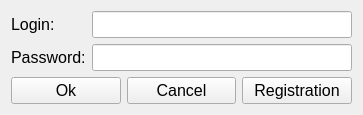
<?xml version="1.0" encoding="UTF-8"?>
<ui version="4.0">
 <class>LoginForm</class>
 <widget class="QWidget" name="LoginForm">
  <property name="geometry">
   <rect>
    <x>0</x>
    <y>0</y>
    <width>363</width>
    <height>114</height>
   </rect>
  </property>
  <property name="windowTitle">
   <string>Form</string>
  </property>
  <layout class="QVBoxLayout" name="verticalLayout" stretch="1,0">
   <item>
    <layout class="QFormLayout" name="formLayout">
     <item row="0" column="0">
      <widget class="QLabel" name="loginLab">
       <property name="font">
        <font>
         <pointsize>12</pointsize>
        </font>
       </property>
       <property name="text">
        <string>Login:</string>
       </property>
      </widget>
     </item>
     <item row="1" column="0">
      <widget class="QLabel" name="passwordLab">
       <property name="font">
        <font>
         <pointsize>12</pointsize>
        </font>
       </property>
       <property name="text">
        <string>Password:</string>
       </property>
      </widget>
     </item>
     <item row="0" column="1">
      <widget class="QLineEdit" name="loginEdit">
       <property name="font">
        <font>
         <pointsize>12</pointsize>
        </font>
       </property>
      </widget>
     </item>
     <item row="1" column="1">
      <widget class="QLineEdit" name="passwordEdit">
       <property name="font">
        <font>
         <pointsize>12</pointsize>
        </font>
       </property>
       <property name="echoMode">
        <enum>QLineEdit::Password</enum>
       </property>
      </widget>
     </item>
    </layout>
   </item>
   <item>
    <layout class="QHBoxLayout" name="horizontalLayout">
     <item>
      <widget class="QPushButton" name="okBut">
       <property name="font">
        <font>
         <pointsize>12</pointsize>
        </font>
       </property>
       <property name="text">
        <string>Ok</string>
       </property>
      </widget>
     </item>
     <item>
      <widget class="QPushButton" name="cancelBut">
       <property name="font">
        <font>
         <pointsize>12</pointsize>
        </font>
       </property>
       <property name="text">
        <string>Cancel</string>
       </property>
      </widget>
     </item>
     <item>
      <widget class="QPushButton" name="registrationBut">
       <property name="font">
        <font>
         <pointsize>12</pointsize>
        </font>
       </property>
       <property name="text">
        <string>Registration</string>
       </property>
      </widget>
     </item>
    </layout>
   </item>
  </layout>
 </widget>
 <resources/>
 <connections/>
</ui>
